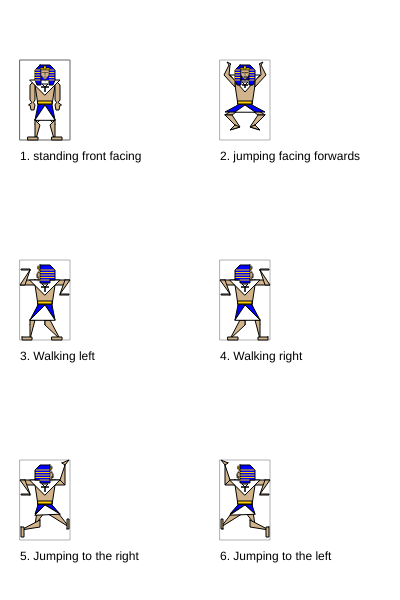
Frame 1 (no input)
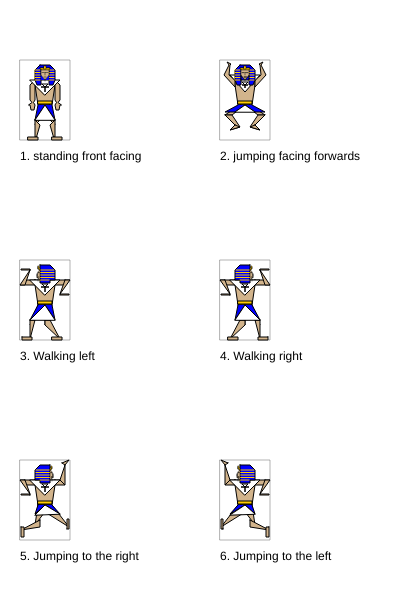
Frame 60 (no input)
Frame 120 (the mouse pressed at the canvas centre since frame 60): identical to frame 60, image omitted

The p5.js sketch that drew these frames (run headless with seeded random() and noise() and a simulated clock; from frame 60 on, the mouse is pressed at the canvas centre):

// p5.js sketch
// ── sketch.js
/*

The Game Project

2 - Game character

Use p5 drawing functions such as rect, ellipse, line, triangle and
point to draw the different states of your game character.

Write the code so that your character appears inside the box for each
state.

IMPORTANT: For each box the variables gameChar_x & gameChar_y are set to the bottom
center of the box. You must combine these variables with arithmetic to
determine the position of each shape that you draw. This will later allow
you to adjust the position of your game character.

Each state is worth two marks:

//standing front facing = 2
//jumping facing forwards = 2
//walking left = 2
//walking right = 2
//jumping left and jumping right = 2

0 marks = not a reasonable attempt
1 mark = attempted but it lacks detail and you didn't use gameChar_x and gameChar_y correctly
2 marks = you've used a selction of shape functions and made consistent use of gameChar_x and gameChar_y

WARNING: Do not get too carried away. If you're character takes more than 5 lines
of code to draw then you've probably over done it.

** Only submit your sketch.js **

*/

var gameChar_x = 0;
var gameChar_y = 0;
var char

function setup()
{
	createCanvas(400, 600);
    char = {col_skin: [210, 180, 140],
            col_cloth_1:[0, 0, 255],
            col_cloth_2:[255, 255, 255],
            col_accessories:[255, 204, 0]};
}

function draw()
{
	background(255);

	//Standing, facing frontwards

	stroke(100);
	noFill();
	rect(20, 60, 50, 80);
	noStroke();
	fill(0);
	text("1. standing front facing", 20, 160);

	gameChar_x = 45;
	gameChar_y = 137;
	
    
    //Add your code here ...
    
    //--------------------------STAND_FRONT_START----------------------------
    
    //!---------STAND_FRONT_TORSO----------
    
    push();
    fill(char.col_skin);
    stroke(0);
    strokeWeight(1);
    
    beginShape();
        vertex(gameChar_x - 10, gameChar_y - 57);
        vertex(gameChar_x - 10, gameChar_y - 52);
        vertex(gameChar_x - 7, gameChar_y - 32);
        vertex(gameChar_x + 7, gameChar_y - 32);
        vertex(gameChar_x + 10, gameChar_y - 52);
        vertex(gameChar_x + 10, gameChar_y - 57); 
    endShape(CLOSE); 
    pop();
    
    
    
    //!--------STAND_FRONT_HANDS---------
    
    //----------STAND_FRONT_LeftHand----------
    
    push();
    fill(char.col_skin);
    stroke(0);
    strokeWeight(1);
    
    beginShape();
        vertex(gameChar_x - 10, gameChar_y - 57);
        vertex(gameChar_x - 10, gameChar_y - 37);
        vertex(gameChar_x - 10 - 1.5, gameChar_y - 37 + 2.5);
        vertex(gameChar_x - 10, gameChar_y - 37 + 5);
        vertex(gameChar_x - 10 - 1, gameChar_y - 27);
        vertex(gameChar_x - 15 + 1, gameChar_y - 27);
        vertex(gameChar_x - 15, gameChar_y - 37 + 5);
        vertex(gameChar_x - 15 - 1.5, gameChar_y - 37 + 5);
        vertex(gameChar_x - 15 + 2, gameChar_y - 37 + 2.5);
        vertex(gameChar_x - 15, gameChar_y - 37);
        vertex(gameChar_x - 15, gameChar_y - 52);
    endShape(CLOSE);
    
    //----------STAND_FRONT_RightHand----------
    
    beginShape();
        vertex(gameChar_x + 10, gameChar_y - 57);
        vertex(gameChar_x + 10, gameChar_y - 37);
        vertex(gameChar_x + 10 + 1.5, gameChar_y - 37 + 2.5);
        vertex(gameChar_x + 10, gameChar_y - 37 + 5);
        vertex(gameChar_x + 10 + 1, gameChar_y - 27);
        vertex(gameChar_x + 15 - 1, gameChar_y - 27);
        vertex(gameChar_x + 15, gameChar_y - 37 + 5);
        vertex(gameChar_x + 15 + 1.5, gameChar_y - 37 + 5);
        vertex(gameChar_x + 15 - 2, gameChar_y - 37 + 2.5);
        vertex(gameChar_x + 15, gameChar_y - 37);
        vertex(gameChar_x + 15, gameChar_y - 52);
    endShape(CLOSE);
    
    pop();
    
    
    
    //!---------STAND_FRONT_LEGS----------
    
    //----------STAND_FRONT_LeftThigh----------
    
    push();
    fill(char.col_skin);
    stroke(0);
    strokeWeight(1);
    
    beginShape();
        vertex(gameChar_x - 5, gameChar_y - 32);
        vertex(gameChar_x - 10, gameChar_y - 12);
        vertex(gameChar_x - 5, gameChar_y - 17);
        vertex(gameChar_x, gameChar_y - 32);
    endShape(CLOSE);
    
    //----------STAND_FRONT_LeftShin----------
    
    beginShape();
        vertex(gameChar_x - 10, gameChar_y - 17);
        vertex(gameChar_x - 10 + 5, gameChar_y - 17 + 5);
        vertex(gameChar_x - 10 + 1.5, gameChar_y);
        vertex(gameChar_x - 10, gameChar_y);
    endShape(CLOSE);
    
    //----------STAND_FRONT_LeftFeet----------
    
    rect(gameChar_x - 10 - 7, gameChar_y, 10,3);
    
    //----------STAND_FRONT_RightThigh----------
    
    beginShape();
        vertex(gameChar_x + 5, gameChar_y - 32);
        vertex(gameChar_x + 10, gameChar_y - 12);
        vertex(gameChar_x + 5, gameChar_y - 17);
        vertex(gameChar_x, gameChar_y - 32);
    endShape(CLOSE);
    
    //----------STAND_FRONT_RightShin----------
    
    beginShape();
        vertex(gameChar_x + 10, gameChar_y - 17);
        vertex(gameChar_x + 10 - 5, gameChar_y - 17 + 5);
        vertex(gameChar_x + 10 - 1.5, gameChar_y);
        vertex(gameChar_x + 10, gameChar_y);
    endShape(CLOSE);
    
    //----------STAND_FRONT_RightFeet----------
    
    rect(gameChar_x + 10 - 3, gameChar_y, 10,3);
    
    pop();
    
    
    
    //!---------STAND_FRONT_CLOTHES----------
    
    //----------STAND_FRONT_Chestpiece----------
    
    push();
    stroke(0);
    strokeWeight(1);
    fill(char.col_cloth_2);
    triangle(gameChar_x - 15, gameChar_y - 57,
                gameChar_x + 15, gameChar_y - 57,
                    gameChar_x, gameChar_y - 42);
    
    strokeWeight(1);
    stroke('Black');
    beginShape();
        vertex(gameChar_x - 3, gameChar_y - 53);
        vertex(gameChar_x + 3, gameChar_y - 53);
        vertex(gameChar_x, gameChar_y - 50);
        vertex(gameChar_x - 4, gameChar_y - 50);
        vertex(gameChar_x + 4, gameChar_y - 50);
        vertex(gameChar_x, gameChar_y - 50);
        vertex(gameChar_x, gameChar_y - 45)
        vertex(gameChar_x, gameChar_y - 50);
        vertex(gameChar_x - 3, gameChar_y - 53);
    endShape();
    
    pop();
    
    //----------STAND_FRONT_Skirt----------
    
    push()
    stroke(0);
    strokeWeight(1);
    fill(char.col_cloth_1);
    
    beginShape();
        vertex(gameChar_x - 7, gameChar_y - 32);
        vertex(gameChar_x - 10, gameChar_y - 17);
        vertex(gameChar_x, gameChar_y - 32);
        vertex(gameChar_x + 10, gameChar_y - 17);
        vertex(gameChar_x + 7, gameChar_y - 32);
    endShape();
    
    fill(char.col_cloth_2);
    triangle(gameChar_x - 10, gameChar_y - 17,
                gameChar_x, gameChar_y - 32,
                    gameChar_x + 10, gameChar_y - 17);
    
    pop();
    
    //----------STAND_FRONT_Belt-----------
    
    push();
    stroke(0);
    strokeWeight(1);
    fill(char.col_accessories);
    rect(gameChar_x - 7, gameChar_y - 36, 14, 3);
    pop();
    
    
    
    //!---------STAND_FRONT_HEAD----------
    
    //----------STAND_FRONT_Headress---------- 
    
    push();
    fill(char.col_cloth_1);
    stroke(0);
    strokeWeight(1);
    
    beginShape();
        vertex(gameChar_x - 5, gameChar_y - 72);
        vertex(gameChar_x - 10, gameChar_y - 67);
        vertex(gameChar_x - 10, gameChar_y - 57);
        vertex(gameChar_x - 10 + 2, gameChar_y - 52);
        vertex(gameChar_x - 5 + 1, gameChar_y - 52);
        vertex(gameChar_x - 5 + 1, gameChar_y - 57);
        vertex(gameChar_x - 5 + 1, gameChar_y - 67);
        vertex(gameChar_x - 5 + 1 - 1, gameChar_y - 67 - 2);
        vertex(gameChar_x + 5 - 1 + 1, gameChar_y - 67 - 2);
        vertex(gameChar_x + 5 - 1, gameChar_y - 67);
        vertex(gameChar_x + 5 - 1, gameChar_y - 57);
        vertex(gameChar_x + 5 - 1, gameChar_y - 52);
        vertex(gameChar_x + 10 - 2, gameChar_y - 52);
        vertex(gameChar_x + 10, gameChar_y - 57);
        vertex(gameChar_x + 10, gameChar_y - 67);
        vertex(gameChar_x + 5, gameChar_y - 72);
    endShape(CLOSE);
    pop();
    
    push();
    stroke(char.col_accessories);
    strokeWeight(1);
    line(gameChar_x - 10, gameChar_y - 67, 
            gameChar_x - 5, gameChar_y - 67);
    line(gameChar_x - 10, gameChar_y - 67 + 2.5, 
            gameChar_x - 5, gameChar_y - 67 + 2.5);
    line(gameChar_x - 10, gameChar_y - 67 + 5, 
            gameChar_x - 5, gameChar_y - 67 + 5);
    line(gameChar_x - 10, gameChar_y - 67 + 7.5, 
            gameChar_x - 5, gameChar_y - 67 + 7.5);
    line(gameChar_x - 10, gameChar_y - 67 + 10, 
            gameChar_x - 5, gameChar_y - 67 + 10);
    
    line(gameChar_x + 10 - 1, gameChar_y - 67, 
            gameChar_x + 5 - 1, gameChar_y - 67);
    line(gameChar_x + 10 - 1, gameChar_y - 67 + 2.5, 
            gameChar_x + 5 - 1, gameChar_y - 67 + 2.5);
    line(gameChar_x + 10 - 1, gameChar_y - 67 + 5, 
            gameChar_x + 5 - 1, gameChar_y - 67 + 5);
    line(gameChar_x + 10 - 1, gameChar_y - 67 + 7.5, 
            gameChar_x + 5 - 1, gameChar_y - 67 + 7.5);
    line(gameChar_x + 10 - 1, gameChar_y - 67 + 10, 
            gameChar_x + 5 - 1, gameChar_y - 67 + 10);
    pop();
    
    //----------STAND_FRONT_Backside (darker tone)----------
    
    fill(char.col_cloth_1);
    strokeWeight(1);
    beginShape();
        vertex(gameChar_x - 5 + 1, gameChar_y - 57);
        vertex(gameChar_x - 5 + 1, gameChar_y - 62);
        vertex(gameChar_x, gameChar_y - 57);
        vertex(gameChar_x + 5 - 1, gameChar_y - 62);
        vertex(gameChar_x + 5 - 1, gameChar_y - 57); 
    endShape(CLOSE);
    
    //----------STAND_FRONT_Crown----------
    
    push()
    fill(char.col_accessories);
    stroke(0);
    strokeWeight(0.5);
    
    beginShape();
        vertex(gameChar_x - 5 + 1 - 1, gameChar_y - 67 - 2);
        vertex(gameChar_x - 5 + 1, gameChar_y - 67);
        vertex(gameChar_x + 5 - 1, gameChar_y - 67);
        vertex(gameChar_x + 5 - 1 + 1, gameChar_y - 67 - 2);
    endShape(CLOSE);
    
    //----------STAND_FRONT_Emblem----------
    
    rect(gameChar_x - 1,
         gameChar_y - 67 - 2 - 2,
         2,
         3);
    

    
    //----------STAND_FRONT_Face----------
    
    push();
    fill(char.col_skin);
    stroke(0);
    strokeWeight(0.5);
    
    beginShape();
        vertex(gameChar_x - 5 + 1,
               gameChar_y - 67);
        vertex(gameChar_x - 5 + 1,
               gameChar_y - 62);
        vertex(gameChar_x,
               gameChar_y - 57);
        vertex(gameChar_x + 5 - 1,
               gameChar_y - 62);
        vertex(gameChar_x + 5 - 1,
               gameChar_y - 67);
    endShape(CLOSE);
    
    //----------STAND_FRONT_Eyes----------
    
    line(gameChar_x - 3,
         gameChar_y - 67 + 2.5,
         gameChar_x - 1,
         gameChar_y - 67 + 2.5);
    line(gameChar_x + 3,
         gameChar_y - 67 + 2.5,
         gameChar_x,
         gameChar_y - 67 + 2.5); 
    
    //----------STAND_FRONT_Nouse + Mouth----------
    
    line(gameChar_x,
         gameChar_y - 67 + 2.5, 
         gameChar_x,
         gameChar_y - 62);
    line(gameChar_x - 1,
         gameChar_y - 60,
         gameChar_x + 1,
         gameChar_y - 60);

    //----------STAND_FRONT_Beard----------
    
    strokeWeight(0.5);
    line(gameChar_x, gameChar_y - 58,
            gameChar_x, gameChar_y - 56);

    
    
    //--------------------------STAND_FRONT_END------------------------------
    
	//Jumping facing forwards
	stroke(100);
	noFill();
	rect(220, 60, 50, 80);
	noStroke();
	fill(0);
	text("2. jumping facing forwards", 220, 160);

	gameChar_x = 245;
	gameChar_y = 137;
	//Add your code here ...
    
    //--------------------------JUMP_FRONT_START-----------------------------

    //!---------JUMP_FRONT_TORSO----------
    
    push();
    fill(char.col_skin);
    stroke(0);
    strokeWeight(1);
    
    beginShape();
        vertex(gameChar_x - 10, gameChar_y - 57);
        vertex(gameChar_x - 10, gameChar_y - 52);
        vertex(gameChar_x - 7, gameChar_y - 32);
        vertex(gameChar_x + 7, gameChar_y - 32);
        vertex(gameChar_x + 10, gameChar_y - 52);
        vertex(gameChar_x + 10, gameChar_y - 57); 
    endShape(CLOSE); 
    pop();
    
    
    
    //!--------JUMP_FRONT_HANDS---------
    
    //----------JUMP_FRONT_LeftHand----------
    
    push();
    fill(char.col_skin);
    stroke(0);
    strokeWeight(1);
    
    beginShape();
        vertex(gameChar_x - 10, gameChar_y - 57);
        vertex(gameChar_x - 10, gameChar_y - 50);
        vertex(gameChar_x - 21, gameChar_y - 62);
        vertex(gameChar_x - 16, gameChar_y - 72);
        vertex(gameChar_x - 18, gameChar_y - 75);
        vertex(gameChar_x - 16, gameChar_y - 74);
        vertex(gameChar_x - 14, gameChar_y - 73);
        vertex(gameChar_x - 15, gameChar_y - 72);
        vertex(gameChar_x - 16, gameChar_y - 62);
    endShape(CLOSE);
    
    //----------JUMP_FRONT_RightHand----------
    
    beginShape();
        vertex(gameChar_x + 10, gameChar_y - 57);
        vertex(gameChar_x + 10, gameChar_y - 50);
        vertex(gameChar_x + 21, gameChar_y - 62);
        vertex(gameChar_x + 16, gameChar_y - 72);
        vertex(gameChar_x + 18, gameChar_y - 75);
        vertex(gameChar_x + 16, gameChar_y - 74);
        vertex(gameChar_x + 14, gameChar_y - 73);
        vertex(gameChar_x + 15, gameChar_y - 72);
        vertex(gameChar_x + 16, gameChar_y - 62);
    endShape(CLOSE);
    
    pop();
    
    
    
    //!---------JUMP_FRONT_LEGS----------
    
    //----------JUMP_FRONT_LeftThigh----------
    
    push();
    fill(char.col_skin);
    stroke(0);
    strokeWeight(1);
    
    beginShape();
        vertex(gameChar_x - 5, gameChar_y - 32);
        vertex(gameChar_x - 20, gameChar_y - 22);
        vertex(gameChar_x - 13, gameChar_y - 22);
        vertex(gameChar_x, gameChar_y - 32);
    endShape(CLOSE);
    
    //----------JUMP_FRONT_LeftShin----------
    
    beginShape();
        vertex(gameChar_x - 20, gameChar_y - 22);
        vertex(gameChar_x - 10, gameChar_y - 12);
        vertex(gameChar_x - 15, gameChar_y - 7);
        vertex(gameChar_x - 5, gameChar_y - 10);
        vertex(gameChar_x - 13, gameChar_y - 22);
    endShape(CLOSE);
    
    //----------JUMP_FRONT_LeftFeet----------
    
    beginShape();
        vertex(gameChar_x - 10, gameChar_y - 12);
        vertex(gameChar_x - 15, gameChar_y - 7);
        vertex(gameChar_x - 5, gameChar_y - 10);
    endShape(CLOSE);
    
    //----------JUMP_FRONT_RightThigh----------
       
    push();
    fill(char.col_skin);
    stroke(0);
    strokeWeight(1);
    
    beginShape();
        vertex(gameChar_x + 5, gameChar_y - 32);
        vertex(gameChar_x + 20, gameChar_y - 22);
        vertex(gameChar_x + 13, gameChar_y - 22);
        vertex(gameChar_x, gameChar_y - 32);
    endShape(CLOSE);
    
    //----------JUMP_FRONT_LeftShin----------
    
    beginShape();
        vertex(gameChar_x + 20, gameChar_y - 22);
        vertex(gameChar_x + 10, gameChar_y - 12);
        vertex(gameChar_x + 15, gameChar_y - 7);
        vertex(gameChar_x + 5, gameChar_y - 10);
        vertex(gameChar_x + 13, gameChar_y - 22);
    endShape(CLOSE);
    
    //----------JUMP_FRONT_LeftFeet----------
    
    beginShape();
        vertex(gameChar_x + 10, gameChar_y - 12);
        vertex(gameChar_x + 15, gameChar_y - 7);
        vertex(gameChar_x + 5, gameChar_y - 10);
    endShape(CLOSE);
    
    pop();
    
    
    
    //!---------JUMP_FRONT_CLOTHES----------
    
    //----------JUMP_FRONT_Chestpiece----------
    
    push();
    stroke(0);
    strokeWeight(1);
    fill(char.col_cloth_2);

    beginShape();
        vertex(gameChar_x - 15, gameChar_y - 62);
        vertex(gameChar_x, gameChar_y - 45);
        vertex(gameChar_x + 15, gameChar_y - 62);
    endShape(CLOSE);
    
    strokeWeight(1);
    stroke('Black');
    beginShape();
        vertex(gameChar_x - 3, gameChar_y - 53 - 2);
        vertex(gameChar_x + 3, gameChar_y - 53 - 2);
        vertex(gameChar_x, gameChar_y - 50 - 2);
        vertex(gameChar_x - 3, gameChar_y - 50 - 2);
        vertex(gameChar_x + 3, gameChar_y - 50 - 2);
        vertex(gameChar_x, gameChar_y - 50 - 2);
        vertex(gameChar_x, gameChar_y - 45 - 4)
        vertex(gameChar_x, gameChar_y - 50 - 2);
        vertex(gameChar_x - 3, gameChar_y - 53 - 2);
    endShape();
    
    pop();
    
    //----------JUMP_FRONT_Skirt----------
    
    push()
    stroke(0);
    strokeWeight(1);
    fill(char.col_cloth_1);
    
    beginShape();
        vertex(gameChar_x - 7, gameChar_y - 32);
        vertex(gameChar_x - 20, gameChar_y - 25);
        vertex(gameChar_x - 10, gameChar_y - 25);
        vertex(gameChar_x, gameChar_y - 32);
        vertex(gameChar_x + 10, gameChar_y - 25);
        vertex(gameChar_x + 20, gameChar_y - 25);
        vertex(gameChar_x + 7, gameChar_y - 32);
    endShape();
    
    fill(char.col_cloth_2);
    triangle(gameChar_x - 10, gameChar_y - 25,
                gameChar_x, gameChar_y - 32,
                    gameChar_x + 10, gameChar_y - 25);
    
    pop();
    
    //----------JUMP_FRONT_Belt-----------
    
    push();
    stroke(0);
    strokeWeight(1);
    fill(char.col_accessories);
    rect(gameChar_x - 7, gameChar_y - 36, 14, 3);
    pop();
    
    
    
    //!---------JUMP_FRONT_HEAD----------
    
    //----------JUMP_FRONT_Headress---------- 
    
    push();
    fill(char.col_cloth_1);
    stroke(0);
    strokeWeight(1);
    
    beginShape();
        vertex(gameChar_x - 5, gameChar_y - 72);
        vertex(gameChar_x - 10, gameChar_y - 67);
        vertex(gameChar_x - 10, gameChar_y - 57);
        vertex(gameChar_x - 10 + 2, gameChar_y - 52);
        vertex(gameChar_x - 5 + 1, gameChar_y - 52);
        vertex(gameChar_x - 5 + 1, gameChar_y - 57);
        vertex(gameChar_x - 5 + 1, gameChar_y - 67);
        vertex(gameChar_x - 5 + 1 - 1, gameChar_y - 67 - 2);
        vertex(gameChar_x + 5 - 1 + 1, gameChar_y - 67 - 2);
        vertex(gameChar_x + 5 - 1, gameChar_y - 67);
        vertex(gameChar_x + 5 - 1, gameChar_y - 57);
        vertex(gameChar_x + 5 - 1, gameChar_y - 52);
        vertex(gameChar_x + 10 - 2, gameChar_y - 52);
        vertex(gameChar_x + 10, gameChar_y - 57);
        vertex(gameChar_x + 10, gameChar_y - 67);
        vertex(gameChar_x + 5, gameChar_y - 72);
    endShape(CLOSE);
    pop();
    
    push();
    stroke(char.col_accessories);
    strokeWeight(1);
    line(gameChar_x - 10, gameChar_y - 67, 
            gameChar_x - 5, gameChar_y - 67);
    line(gameChar_x - 10, gameChar_y - 67 + 2.5, 
            gameChar_x - 5, gameChar_y - 67 + 2.5);
    line(gameChar_x - 10, gameChar_y - 67 + 5, 
            gameChar_x - 5, gameChar_y - 67 + 5);
    line(gameChar_x - 10, gameChar_y - 67 + 7.5, 
            gameChar_x - 5, gameChar_y - 67 + 7.5);
    line(gameChar_x - 10, gameChar_y - 67 + 10, 
            gameChar_x - 5, gameChar_y - 67 + 10);
    
    line(gameChar_x + 10 - 1, gameChar_y - 67, 
            gameChar_x + 5 - 1, gameChar_y - 67);
    line(gameChar_x + 10 - 1, gameChar_y - 67 + 2.5, 
            gameChar_x + 5 - 1, gameChar_y - 67 + 2.5);
    line(gameChar_x + 10 - 1, gameChar_y - 67 + 5, 
            gameChar_x + 5 - 1, gameChar_y - 67 + 5);
    line(gameChar_x + 10 - 1, gameChar_y - 67 + 7.5, 
            gameChar_x + 5 - 1, gameChar_y - 67 + 7.5);
    line(gameChar_x + 10 - 1, gameChar_y - 67 + 10, 
            gameChar_x + 5 - 1, gameChar_y - 67 + 10);
    pop();
    
    //----------JUMP_FRONT_Backside (darker tone)----------
    
    fill(char.col_cloth_1);
    strokeWeight(1);
    beginShape();
        vertex(gameChar_x - 5 + 1, gameChar_y - 57);
        vertex(gameChar_x - 5 + 1, gameChar_y - 62);
        vertex(gameChar_x, gameChar_y - 57);
        vertex(gameChar_x + 5 - 1, gameChar_y - 62);
        vertex(gameChar_x + 5 - 1, gameChar_y - 57); 
    endShape(CLOSE);
    
    //----------JUMP_FRONT_Crown----------
    
    push()
    fill(char.col_accessories);
    stroke(0);
    strokeWeight(0.5);
    
    beginShape();
        vertex(gameChar_x - 5 + 1 - 1, gameChar_y - 67 - 2);
        vertex(gameChar_x - 5 + 1, gameChar_y - 67);
        vertex(gameChar_x + 5 - 1, gameChar_y - 67);
        vertex(gameChar_x + 5 - 1 + 1, gameChar_y - 67 - 2);
    endShape(CLOSE);
    
    //----------JUMP_FRONT_Emblem----------
    
    rect(gameChar_x-1, gameChar_y - 67 - 2 - 2, 2, 3);
    

    
    //----------JUMP_FRONT_Face----------
    
    push();
    fill(char.col_skin);
    stroke(0);
    strokeWeight(0.5);
    
    beginShape();
        vertex(gameChar_x - 5 + 1, gameChar_y - 67);
        vertex(gameChar_x - 5 + 1, gameChar_y - 62);
        vertex(gameChar_x, gameChar_y - 57);
        vertex(gameChar_x + 5 - 1, gameChar_y - 62);
        vertex(gameChar_x + 5 - 1, gameChar_y - 67);
    endShape(CLOSE);
    
    //----------JUMP_FRONT_Eyes----------
    
    line(gameChar_x - 3, gameChar_y - 67 + 2.5, 
            gameChar_x - 1, gameChar_y - 67 + 2.5);
    
    line(gameChar_x - 2, gameChar_y - 67 + 2.5, 
            gameChar_x - 2, gameChar_y - 67 + 3);
    
    line(gameChar_x + 3, gameChar_y - 67 + 2.5, 
            gameChar_x, gameChar_y - 67 + 2.5);
    
    line(gameChar_x + 2, gameChar_y - 67 + 2.5, 
            gameChar_x + 2, gameChar_y - 67 + 3);
    
    
    //----------JUMP_FRONT_Nouse + Mouth----------
    
    line(gameChar_x, gameChar_y - 67 + 2.5, 
            gameChar_x, gameChar_y - 62);
    ellipse(gameChar_x, gameChar_y - 60, 3, 1);

    //----------JUMP_FRONT_Beard----------
    
    strokeWeight(0.5);
    line(gameChar_x, gameChar_y - 58,
            gameChar_x, gameChar_y - 56);

    
    
    //--------------------------JUMP_FRONT_END-------------------------------
    
	//Walking, turned left
	stroke(100);
	noFill();
	rect(20, 260, 50, 80);
	noStroke();
	fill(0);
	text("3. Walking left", 20, 360);

	gameChar_x = 45;
	gameChar_y = 337;
	//Add your code here ...

    //--------------------------WALKNG_LEFT_START----------------------------
    
    //!---------WALKING_LEFT_TORSO----------
    
    push();
    fill(char.col_skin);
    stroke(0);
    strokeWeight(1);
    
    beginShape();
        vertex(gameChar_x - 10, gameChar_y - 57);
        vertex(gameChar_x - 10, gameChar_y - 52);
        vertex(gameChar_x - 7, gameChar_y - 32);
        vertex(gameChar_x + 7, gameChar_y - 32);
        vertex(gameChar_x + 10, gameChar_y - 52);
        vertex(gameChar_x + 10, gameChar_y - 57); 
    endShape(CLOSE); 
    pop();
    
    
    
    //!--------WALKING_LEFT_HANDS---------
    
    //----------WALKING_LEFT_LeftHand----------
    
    push();
    fill(char.col_skin);
    stroke(0);
    strokeWeight(1);
    
    beginShape();
        vertex(gameChar_x - 10, gameChar_y - 57);
        vertex(gameChar_x - 10, gameChar_y - 52);
        vertex(gameChar_x - 25, gameChar_y - 52);
        vertex(gameChar_x - 20, gameChar_y - 57);
    endShape(CLOSE);
    
    beginShape();
        vertex(gameChar_x - 15, gameChar_y - 67);
        vertex(gameChar_x - 20, gameChar_y - 52);
        vertex(gameChar_x - 25, gameChar_y - 52);
    endShape(CLOSE);
    
    beginShape();
        vertex(gameChar_x - 15, gameChar_y - 67);
        vertex(gameChar_x - 24, gameChar_y - 67);
        vertex(gameChar_x - 24, gameChar_y - 68);
        vertex(gameChar_x - 15, gameChar_y - 68);
    endShape(CLOSE);
    
    //----------WALKING_LEFT_RightHand----------
    
    beginShape();
        vertex(gameChar_x + 10, gameChar_y - 57);
        vertex(gameChar_x + 10, gameChar_y - 52);
        vertex(gameChar_x + 20, gameChar_y - 52);
        vertex(gameChar_x + 25, gameChar_y - 57);
    endShape(CLOSE);
    
    beginShape();
        vertex(gameChar_x + 20, gameChar_y - 57);
        vertex(gameChar_x + 15, gameChar_y - 43);
        vertex(gameChar_x + 25, gameChar_y - 57);
    endShape(CLOSE);
    
    beginShape();
        vertex(gameChar_x + 15, gameChar_y - 42);
        vertex(gameChar_x + 24, gameChar_y - 42);
        vertex(gameChar_x + 24, gameChar_y - 43);
        vertex(gameChar_x + 15, gameChar_y - 43);
    endShape(CLOSE);
    
    pop();
    
    
    
    //!---------WALKING_LEFT_LEGS----------
    
    //----------WALKING_LEFT_LeftThigh----------
    
    push();
    fill(char.col_skin);
    stroke(0);
    strokeWeight(1);
    
    beginShape();
        vertex(gameChar_x - 7, gameChar_y - 32);
        vertex(gameChar_x - 15, gameChar_y - 12);
        vertex(gameChar_x, gameChar_y - 32);
    endShape(CLOSE);
    
    //----------WALKING_LEFT_LeftShin----------
    
    beginShape();
        vertex(gameChar_x - 15, gameChar_y - 17);
        vertex(gameChar_x - 15, gameChar_y + 2);
        vertex(gameChar_x - 10, gameChar_y - 17);
    endShape(CLOSE);
    
    //----------WALKING_LEFT_LeftFeet----------
    
    beginShape();
        vertex(gameChar_x - 23, gameChar_y);
        vertex(gameChar_x - 23, gameChar_y + 3);
        vertex(gameChar_x - 13, gameChar_y + 3);
        vertex(gameChar_x - 13, gameChar_y);
    endShape(CLOSE);
    
    //----------WALKING_LEFT_RightThigh----------
    
    beginShape();
        vertex(gameChar_x, gameChar_y - 32);
        vertex(gameChar_x, gameChar_y - 12);
        vertex(gameChar_x + 7, gameChar_y - 32);
    endShape(CLOSE);
    
    //----------WALKING_LEFT_RightShin----------
    
    beginShape();
        vertex(gameChar_x, gameChar_y - 17);
        vertex(gameChar_x, gameChar_y - 12);
        vertex(gameChar_x + 15, gameChar_y + 2);
        vertex(gameChar_x + 5, gameChar_y - 17);
    endShape(CLOSE);
    
    //----------WALKING_LEFT_RightFeet----------
    
    rect(gameChar_x + 10 - 3, gameChar_y, 10,3);
    
    pop();
    
    
    
    //!---------WALKING_LEFT_CLOTHES----------
    
    //----------WALKING_LEFT_Chestpiece----------
    
    push();
    stroke(0);
    strokeWeight(1);
    fill(char.col_cloth_2);
    triangle(gameChar_x - 15, gameChar_y - 57,
                gameChar_x + 15, gameChar_y - 57,
                    gameChar_x, gameChar_y - 42);
    
    strokeWeight(1);
    stroke('Black');
    beginShape();
        vertex(gameChar_x - 3, gameChar_y - 53);
        vertex(gameChar_x + 3, gameChar_y - 53);
        vertex(gameChar_x, gameChar_y - 50);
        vertex(gameChar_x - 4, gameChar_y - 50);
        vertex(gameChar_x + 4, gameChar_y - 50);
        vertex(gameChar_x, gameChar_y - 50);
        vertex(gameChar_x, gameChar_y - 45)
        vertex(gameChar_x, gameChar_y - 50);
        vertex(gameChar_x - 3, gameChar_y - 53);
    endShape();
    
    pop();
    
    //----------WALKING_LEFT_Skirt----------
    
    push()
    stroke(0);
    strokeWeight(1);
    fill(char.col_cloth_1);
    
    beginShape();
        vertex(gameChar_x - 7, gameChar_y - 32);
        vertex(gameChar_x - 15, gameChar_y - 17);
        vertex(gameChar_x, gameChar_y - 32);
        vertex(gameChar_x + 10, gameChar_y - 17);
        vertex(gameChar_x + 7, gameChar_y - 32);
    endShape();
    
    fill(char.col_cloth_2);
    triangle(gameChar_x - 15, gameChar_y - 17,
                gameChar_x, gameChar_y - 32,
                    gameChar_x + 10, gameChar_y - 17);
    
    pop();
    
    //----------WALKING_LEFT_Belt-----------
    
    push();
    stroke(0);
    strokeWeight(1);
    fill(char.col_accessories);
    rect(gameChar_x - 7, gameChar_y - 36, 14, 3);
    pop();
    
    
    
    //!---------WALKING_LEFT_HEAD----------
    
    //----------WALKING_LEFT_Headress---------- 
    
    push();
    fill(char.col_cloth_1);
    stroke(0);
    strokeWeight(1);
    
    beginShape();
        vertex(gameChar_x - 5, gameChar_y - 72);
        vertex(gameChar_x - 5, gameChar_y - 54);
        vertex(gameChar_x + 5, gameChar_y - 54);
        vertex(gameChar_x + 5, gameChar_y - 57);
        vertex(gameChar_x + 10, gameChar_y - 57);
        vertex(gameChar_x + 10, gameChar_y - 67);
        vertex(gameChar_x + 5, gameChar_y - 72);
    endShape(CLOSE);
    pop();
    
    push();
    stroke(char.col_accessories);
    strokeWeight(1);
    line(gameChar_x - 5, gameChar_y - 67, 
            gameChar_x + 10 - 1, gameChar_y - 67);
    line(gameChar_x - 5, gameChar_y - 67 + 2.5, 
            gameChar_x + 10 - 1, gameChar_y - 67 + 2.5);
    line(gameChar_x - 5, gameChar_y - 67 + 5, 
            gameChar_x + 10 - 1, gameChar_y - 67 + 5);
    line(gameChar_x - 5, gameChar_y - 67 + 7.5, 
            gameChar_x + 10 - 1, gameChar_y - 67 + 7.5);
    line(gameChar_x - 5, gameChar_y - 67 + 10, 
            gameChar_x + 5 - 1, gameChar_y - 67 + 10);
    pop();
    

    //----------WALKING_LEFT_Emblem----------
    push()
    fill(char.col_accessories);
    stroke(0);
    strokeWeight(0.5);
        
    rect(gameChar_x - 5 - 2, gameChar_y - 67 - 2 - 2, 1, 3);
    
    //----------WALKING_LEFT_Crown----------
    
    beginShape();
        vertex(gameChar_x - 5 - 2, gameChar_y - 67 - 2);
        vertex(gameChar_x - 5 - 1, gameChar_y - 67);
        vertex(gameChar_x - 5, gameChar_y - 67);
        vertex(gameChar_x - 5, gameChar_y - 67 - 2);
    endShape(CLOSE);
    


    //----------WALKING_LEFT_Face----------
    
    push();
    fill(char.col_skin);
    stroke(0);
    strokeWeight(0.5);
    
    beginShape();
        vertex(gameChar_x - 5 , gameChar_y - 67);
        bezierVertex(gameChar_x - 5 - 3, gameChar_y - 67,
                        gameChar_x - 5 - 3, gameChar_y - 57,
                            gameChar_x - 5 - 3, gameChar_y - 62);
        bezierVertex(gameChar_x - 5 - 3, gameChar_y - 67,
                        gameChar_x - 5 - 3, gameChar_y - 57,
                            gameChar_x - 5 - 3, gameChar_y - 60);
        vertex(gameChar_x - 5, gameChar_y - 57);

    endShape(CLOSE);
    
    //----------WALKING_LEFT_Eyes----------
    
    line(gameChar_x - 5 -  2, gameChar_y - 67 + 2.5, 
            gameChar_x - 5 - 1, gameChar_y - 67 + 2.5);
    line(gameChar_x - 5 -  1, gameChar_y - 67 + 2.5, 
            gameChar_x - 5 - 1, gameChar_y - 67 + 3);
    
    //----------WALKING_LEFT_Nouse + Mouth----------
    
    line(gameChar_x - 5 - 3, gameChar_y - 60, 
            gameChar_x - 5 - 1, gameChar_y - 60);

    //----------WALKING_LEFT_Beard----------
    
    strokeWeight(0.5);
    line(gameChar_x - 5 - 2, gameChar_y - 60,
            gameChar_x - 5 - 2, gameChar_y - 56);

    
    
    //--------------------------WALKNG_LEFT_END------------------------------
    
	//Walking, turned right
	stroke(100);
	noFill();
	rect(220, 260, 50, 80);
	noStroke();
	fill(0);
	text("4. Walking right", 220, 360);

	gameChar_x = 245;
	gameChar_y = 337;
	//Add your code here ...

    //--------------------------WALKNG_RIGHT_START---------------------------
    
    //!---------WALKING_RIGHT_TORSO----------
    
    push();
    fill(char.col_skin);
    stroke(0);
    strokeWeight(1);
    
    beginShape();
        vertex(gameChar_x - 10, gameChar_y - 57);
        vertex(gameChar_x - 10, gameChar_y - 52);
        vertex(gameChar_x - 7, gameChar_y - 32);
        vertex(gameChar_x + 7, gameChar_y - 32);
        vertex(gameChar_x + 10, gameChar_y - 52);
        vertex(gameChar_x + 10, gameChar_y - 57); 
    endShape(CLOSE); 
    pop();
    
    
    
    //!--------WALKING_RIGHT_HANDS---------
    
    //----------WALKING_RIGHT_RightHand----------
    
    push();
    fill(char.col_skin);
    stroke(0);
    strokeWeight(1);
    
    beginShape();
        vertex(gameChar_x + 10, gameChar_y - 57);
        vertex(gameChar_x + 10, gameChar_y - 52);
        vertex(gameChar_x + 25, gameChar_y - 52);
        vertex(gameChar_x + 20, gameChar_y - 57);
    endShape(CLOSE);
    
    beginShape();
        vertex(gameChar_x + 15, gameChar_y - 67);
        vertex(gameChar_x + 20, gameChar_y - 52);
        vertex(gameChar_x + 25, gameChar_y - 52);
    endShape(CLOSE);
    
    beginShape();
        vertex(gameChar_x + 15, gameChar_y - 67);
        vertex(gameChar_x + 24, gameChar_y - 67);
        vertex(gameChar_x + 24, gameChar_y - 68);
        vertex(gameChar_x + 15, gameChar_y - 68);
    endShape(CLOSE);
    
    //----------WALKING_RIGHT_LeftHand----------
    
    beginShape();
        vertex(gameChar_x - 10, gameChar_y - 57);
        vertex(gameChar_x - 10, gameChar_y - 52);
        vertex(gameChar_x - 20, gameChar_y - 52);
        vertex(gameChar_x - 25, gameChar_y - 57);
    endShape(CLOSE);
    
    beginShape();
        vertex(gameChar_x - 20, gameChar_y - 57);
        vertex(gameChar_x - 15, gameChar_y - 43);
        vertex(gameChar_x - 25, gameChar_y - 57);
    endShape(CLOSE);
    
    beginShape();
        vertex(gameChar_x - 15, gameChar_y - 42);
        vertex(gameChar_x - 24, gameChar_y - 42);
        vertex(gameChar_x - 24, gameChar_y - 43);
        vertex(gameChar_x - 15, gameChar_y - 43);
    endShape(CLOSE);
    
    pop();
    
    
    
    //!---------WALKING_RIGHT_LEGS----------
    
    //----------WALKING_RIGHT_RightThigh----------
    
    push();
    fill(char.col_skin);
    stroke(0);
    strokeWeight(1);
    
    beginShape();
        vertex(gameChar_x + 7, gameChar_y - 32);
        vertex(gameChar_x + 15, gameChar_y - 12);
        vertex(gameChar_x, gameChar_y - 32);
    endShape(CLOSE);
    
    //----------WALKING_RIGHT_RightShin----------
    
    beginShape();
        vertex(gameChar_x + 15, gameChar_y - 17);
        vertex(gameChar_x + 15, gameChar_y + 2);
        vertex(gameChar_x + 10, gameChar_y - 17);
    endShape(CLOSE);
    
    //----------WALKING_RIGHT_RightFeet----------
    
    beginShape();
        vertex(gameChar_x + 23, gameChar_y);
        vertex(gameChar_x + 23, gameChar_y + 3);
        vertex(gameChar_x + 13, gameChar_y + 3);
        vertex(gameChar_x + 13, gameChar_y);
    endShape(CLOSE);
    
    //----------WALKING_RIGHT_LeftThigh----------
    
    beginShape();
        vertex(gameChar_x, gameChar_y - 32);
        vertex(gameChar_x, gameChar_y - 12);
        vertex(gameChar_x - 7, gameChar_y - 32);
    endShape(CLOSE);
    
    //----------WALKING_RIGHT_LeftShin----------
    
    beginShape();
        vertex(gameChar_x, gameChar_y - 17);
        vertex(gameChar_x, gameChar_y - 12);
        vertex(gameChar_x - 15, gameChar_y + 2);
        vertex(gameChar_x - 5, gameChar_y - 17);
    endShape(CLOSE);
    
    //----------WALKING_RIGHT_LeftFeet----------
    
    rect(gameChar_x - 20 + 3, gameChar_y, 10,3);
    
    pop();
    
    
    
    //!---------WALKING_RIGHT_CLOTHES----------
    
    //----------WALKING_RIGHT_Chestpiece----------
    
    push();
    stroke(0);
    strokeWeight(1);
    fill(char.col_cloth_2);
    triangle(gameChar_x - 15, gameChar_y - 57,
                gameChar_x + 15, gameChar_y - 57,
                    gameChar_x, gameChar_y - 42);
    
    strokeWeight(1);
    stroke('Black');
    beginShape();
        vertex(gameChar_x - 3, gameChar_y - 53);
        vertex(gameChar_x + 3, gameChar_y - 53);
        vertex(gameChar_x, gameChar_y - 50);
        vertex(gameChar_x - 4, gameChar_y - 50);
        vertex(gameChar_x + 4, gameChar_y - 50);
        vertex(gameChar_x, gameChar_y - 50);
        vertex(gameChar_x, gameChar_y - 45)
        vertex(gameChar_x, gameChar_y - 50);
        vertex(gameChar_x - 3, gameChar_y - 53);
    endShape();
    
    pop();
    
    //----------WALKING_RIGHT_Skirt----------
    
    push()
    stroke(0);
    strokeWeight(1);
    fill(char.col_cloth_1);
    
    beginShape();
        vertex(gameChar_x - 7, gameChar_y - 32);
        vertex(gameChar_x - 10, gameChar_y - 17);
        vertex(gameChar_x, gameChar_y - 32);
        vertex(gameChar_x + 15, gameChar_y - 17);
        vertex(gameChar_x + 7, gameChar_y - 32);
    endShape();
    
    fill(char.col_cloth_2);
    triangle(gameChar_x - 10, gameChar_y - 17,
                gameChar_x, gameChar_y - 32,
                    gameChar_x + 15, gameChar_y - 17);
    
    pop();
    
    //----------WALKING_RIGHT_Belt-----------
    
    push();
    stroke(0);
    strokeWeight(1);
    fill(char.col_accessories);
    rect(gameChar_x - 7, gameChar_y - 36, 14, 3);
    pop();
    
    
    
    //!---------WALKING_RIGHT_HEAD----------
    
    //----------WALKING_RIGHT_Headress---------- 
    
    push();
    fill(char.col_cloth_1);
    stroke(0);
    strokeWeight(1);
    
    beginShape();
        vertex(gameChar_x + 5, gameChar_y - 72);
        vertex(gameChar_x + 5, gameChar_y - 54);
        vertex(gameChar_x - 5, gameChar_y - 54);
        vertex(gameChar_x - 5, gameChar_y - 57);
        vertex(gameChar_x - 10, gameChar_y - 57);
        vertex(gameChar_x - 10, gameChar_y - 67);
        vertex(gameChar_x - 5, gameChar_y - 72);
    endShape(CLOSE);
    pop();
    
    push();
    stroke(char.col_accessories);
    strokeWeight(1);
    line(gameChar_x + 5, gameChar_y - 67, 
            gameChar_x - 10 + 1, gameChar_y - 67);
    line(gameChar_x + 5, gameChar_y - 67 + 2.5, 
            gameChar_x - 10 + 1, gameChar_y - 67 + 2.5);
    line(gameChar_x + 5, gameChar_y - 67 + 5, 
            gameChar_x - 10 + 1, gameChar_y - 67 + 5);
    line(gameChar_x + 5, gameChar_y - 67 + 7.5, 
            gameChar_x - 10 + 1, gameChar_y - 67 + 7.5);
    line(gameChar_x + 4, gameChar_y - 67 + 10, 
            gameChar_x - 5, gameChar_y - 67 + 10);
    pop();
    

    //----------WALKING_RIGHT_Emblem----------
    push()
    fill(char.col_accessories);
    stroke(0);
    strokeWeight(0.5);
        
    rect(gameChar_x + 5 + 1, gameChar_y - 67 - 2 - 2, 1, 3);
    
    //----------WALKING_RIGHT_Crown----------
    
    beginShape();
        vertex(gameChar_x + 5 + 2, gameChar_y - 67 - 2);
        vertex(gameChar_x + 5 + 1, gameChar_y - 67);
        vertex(gameChar_x + 5, gameChar_y - 67);
        vertex(gameChar_x + 5, gameChar_y - 67 - 2);
    endShape(CLOSE);
    


    //----------WALKING_RIGHT_Face----------
    
    push();
    fill(char.col_skin);
    stroke(0);
    strokeWeight(0.5);
    
    beginShape();
        vertex(gameChar_x + 5 , gameChar_y - 67);
        bezierVertex(gameChar_x + 5 + 3, gameChar_y - 67,
                        gameChar_x + 5 + 3, gameChar_y - 57,
                            gameChar_x + 5 + 3, gameChar_y - 62);
        bezierVertex(gameChar_x + 5 + 3, gameChar_y - 67,
                        gameChar_x + 5 + 3, gameChar_y - 57,
                            gameChar_x + 5 + 3, gameChar_y - 60);
        vertex(gameChar_x + 5, gameChar_y - 57);

    endShape(CLOSE);
    
    //----------WALKING_RIGHT_Eyes----------
    
    line(gameChar_x + 5 +  2, gameChar_y - 67 + 2.5, 
            gameChar_x + 5 + 1, gameChar_y - 67 + 2.5);
    line(gameChar_x + 5 +  1, gameChar_y - 67 + 2.5, 
            gameChar_x + 5 + 1, gameChar_y - 67 + 3);
    
    //----------WALKING_RIGHT_Nouse + Mouth----------
    
    line(gameChar_x + 5 + 3, gameChar_y - 60, 
            gameChar_x + 5 + 1, gameChar_y - 60);

    //----------WALKING_RIGHT_Beard----------
    
    strokeWeight(0.5);
    line(gameChar_x + 5 + 2, gameChar_y - 60,
            gameChar_x + 5 + 2, gameChar_y - 56);

    
    
    //--------------------------WALKNG_RIGHT_END-----------------------------
    
	//Jumping right
	stroke(100);
	noFill();
	rect(20, 460, 50, 80);
	noStroke();
	fill(0);
	text("5. Jumping to the right", 20, 560);

	gameChar_x = 45;
	gameChar_y = 537;
	//Add your code here ...

    //--------------------------JUMPING_RIGHT_START--------------------------
    
    //!---------JUMPING_RIGHT_TORSO----------
    
    push();
    fill(char.col_skin);
    stroke(0);
    strokeWeight(1);
    
    beginShape();
        vertex(gameChar_x - 10, gameChar_y - 57);
        vertex(gameChar_x - 10, gameChar_y - 52);
        vertex(gameChar_x - 7, gameChar_y - 32);
        vertex(gameChar_x + 7, gameChar_y - 32);
        vertex(gameChar_x + 10, gameChar_y - 52);
        vertex(gameChar_x + 10, gameChar_y - 57); 
    endShape(CLOSE); 
    pop();
    
    
    
    //!--------JUMPING_RIGHT_HANDS---------
    
    //----------JUMPING_RIGHT_RightHand----------
    
    push();
    fill(char.col_skin);
    stroke(0);
    strokeWeight(1);
    
    beginShape();
        vertex(gameChar_x + 10, gameChar_y - 57);
        vertex(gameChar_x + 10, gameChar_y - 52);
        vertex(gameChar_x + 20, gameChar_y - 52);
        vertex(gameChar_x + 15, gameChar_y - 57);
    endShape(CLOSE);
    
    beginShape();
        vertex(gameChar_x + 20, gameChar_y - 72);
        vertex(gameChar_x + 15, gameChar_y - 57);
        vertex(gameChar_x + 20, gameChar_y - 52);
    endShape(CLOSE);
    
    beginShape();
        vertex(gameChar_x + 17, gameChar_y - 74);
        vertex(gameChar_x + 20, gameChar_y - 72);
        vertex(gameChar_x + 24, gameChar_y - 77);
    endShape(CLOSE);
    
    //----------JUMPING_RIGHT_LeftHand----------
    
    beginShape();
        vertex(gameChar_x - 10, gameChar_y - 57);
        vertex(gameChar_x - 10, gameChar_y - 52);
        vertex(gameChar_x - 20, gameChar_y - 52);
        vertex(gameChar_x - 25, gameChar_y - 57);
    endShape(CLOSE);
    
    beginShape();
        vertex(gameChar_x - 20, gameChar_y - 57);
        vertex(gameChar_x - 15, gameChar_y - 43);
        vertex(gameChar_x - 25, gameChar_y - 57);
    endShape(CLOSE);
    
    beginShape();
        vertex(gameChar_x - 15, gameChar_y - 42);
        vertex(gameChar_x - 24, gameChar_y - 42);
        vertex(gameChar_x - 24, gameChar_y - 43);
        vertex(gameChar_x - 15, gameChar_y - 43);
    endShape(CLOSE);
    
    pop();
    
    
    
    //!---------JUMPING_RIGHT_LEGS----------
    
    //----------JUMPING_RIGHT_RightThigh----------
    
    push();
    fill(char.col_skin);
    stroke(0);
    strokeWeight(1);
    
    beginShape();
        vertex(gameChar_x - 7, gameChar_y - 32);
        vertex(gameChar_x, gameChar_y - 25);
        vertex(gameChar_x + 24, gameChar_y - 10);
        vertex(gameChar_x + 7, gameChar_y - 32);
    endShape(CLOSE);
    
    
    //----------JUMPING_RIGHT_RightFeet----------
    
    beginShape();
        vertex(gameChar_x + 22, gameChar_y - 8);
        vertex(gameChar_x + 24, gameChar_y - 8);
        vertex(gameChar_x + 24, gameChar_y - 18);
        vertex(gameChar_x + 22, gameChar_y - 18);
    endShape(CLOSE);
    
    //----------JUMPING_RIGHT_LeftThigh----------
    
    beginShape();
        vertex(gameChar_x - 7, gameChar_y - 32);
        vertex(gameChar_x - 10, gameChar_y - 12);
        vertex(gameChar_x + 5, gameChar_y - 32);
    endShape(CLOSE);
    
    //----------JUMPING_RIGHT_LeftShin----------
    
    beginShape();
        vertex(gameChar_x - 5, gameChar_y - 17);
        vertex(gameChar_x - 24, gameChar_y - 7);
        vertex(gameChar_x - 5, gameChar_y - 10);
    endShape(CLOSE);
    
    //----------JUMPING_RIGHT_LeftFeet----------
    
    beginShape();
        vertex(gameChar_x - 24, gameChar_y - 10);
        vertex(gameChar_x - 24, gameChar_y);
        vertex(gameChar_x - 21, gameChar_y);
        vertex(gameChar_x - 21, gameChar_y - 10);
    endShape(CLOSE);
    
    pop();
    
    
    
    //!---------JUMPING_RIGHT_CLOTHES----------
    
    //----------JUMPING_RIGHT_Chestpiece----------
    
    push();
    stroke(0);
    strokeWeight(1);
    fill(char.col_cloth_2);
    triangle(gameChar_x - 15, gameChar_y - 57,
                gameChar_x + 15, gameChar_y - 57,
                    gameChar_x, gameChar_y - 42);
    
    strokeWeight(1);
    stroke('Black');
    beginShape();
        vertex(gameChar_x - 3, gameChar_y - 53);
        vertex(gameChar_x + 3, gameChar_y - 53);
        vertex(gameChar_x, gameChar_y - 50);
        vertex(gameChar_x - 4, gameChar_y - 50);
        vertex(gameChar_x + 4, gameChar_y - 50);
        vertex(gameChar_x, gameChar_y - 50);
        vertex(gameChar_x, gameChar_y - 45)
        vertex(gameChar_x, gameChar_y - 50);
        vertex(gameChar_x - 3, gameChar_y - 53);
    endShape();
    
    pop();
    
    //----------JUMPING_RIGHT_Skirt----------
    
    push()
    stroke(0);
    strokeWeight(1);
    fill(char.col_cloth_1);
    
    beginShape();
        vertex(gameChar_x - 7, gameChar_y - 32);
        vertex(gameChar_x - 10, gameChar_y - 23);
        vertex(gameChar_x, gameChar_y - 32);
        vertex(gameChar_x + 15, gameChar_y - 23);
        vertex(gameChar_x + 7, gameChar_y - 32);
    endShape();
    
    fill(char.col_cloth_2);
    triangle(gameChar_x - 10, gameChar_y - 22,
                gameChar_x, gameChar_y - 32,
                    gameChar_x + 15, gameChar_y - 23);
    
    pop();
    
    //----------JUMPING_RIGHT_Belt-----------
    
    push();
    stroke(0);
    strokeWeight(1);
    fill(char.col_accessories);
    rect(gameChar_x - 7, gameChar_y - 36, 14, 3);
    pop();
    
    
    
    //!---------JUMPING_RIGHT_HEAD----------
    
    //----------JUMPING_RIGHT_Headress---------- 
    
    push();
    fill(char.col_cloth_1);
    stroke(0);
    strokeWeight(1);
    
    beginShape();
        vertex(gameChar_x + 5, gameChar_y - 72);
        vertex(gameChar_x + 5, gameChar_y - 54);
        vertex(gameChar_x - 5, gameChar_y - 54);
        vertex(gameChar_x - 5, gameChar_y - 57);
        vertex(gameChar_x - 10, gameChar_y - 57);
        vertex(gameChar_x - 10, gameChar_y - 67);
        vertex(gameChar_x - 5, gameChar_y - 72);
    endShape(CLOSE);
    pop();
    
    push();
    stroke(char.col_accessories);
    strokeWeight(1);
    line(gameChar_x + 5, gameChar_y - 67, 
            gameChar_x - 10 + 1, gameChar_y - 67);
    line(gameChar_x + 5, gameChar_y - 67 + 2.5, 
            gameChar_x - 10 + 1, gameChar_y - 67 + 2.5);
    line(gameChar_x + 5, gameChar_y - 67 + 5, 
            gameChar_x - 10 + 1, gameChar_y - 67 + 5);
    line(gameChar_x + 5, gameChar_y - 67 + 7.5, 
            gameChar_x - 10 + 1, gameChar_y - 67 + 7.5);
    line(gameChar_x + 4, gameChar_y - 67 + 10, 
            gameChar_x - 5, gameChar_y - 67 + 10);
    pop();
    

    //----------JUMPING_RIGHT_Emblem----------
    push()
    fill(char.col_accessories);
    stroke(0);
    strokeWeight(0.5);
        
    rect(gameChar_x + 5 + 1, gameChar_y - 67 - 2 - 2, 1, 3);
    
    //----------JUMPING_RIGHT_Crown----------
    
    beginShape();
        vertex(gameChar_x + 5 + 2, gameChar_y - 67 - 2);
        vertex(gameChar_x + 5 + 1, gameChar_y - 67);
        vertex(gameChar_x + 5, gameChar_y - 67);
        vertex(gameChar_x + 5, gameChar_y - 67 - 2);
    endShape(CLOSE);
    


    //----------JUMPING_RIGHT_Face----------
    
    push();
    fill(char.col_skin);
    stroke(0);
    strokeWeight(0.5);
    
    beginShape();
        vertex(gameChar_x + 5 , gameChar_y - 67);
        bezierVertex(gameChar_x + 5 + 3, gameChar_y - 67,
                        gameChar_x + 5 + 3, gameChar_y - 57,
                            gameChar_x + 5 + 3, gameChar_y - 62);
        bezierVertex(gameChar_x + 5 + 3, gameChar_y - 67,
                        gameChar_x + 5 + 3, gameChar_y - 57,
                            gameChar_x + 5 + 3, gameChar_y - 60);
        vertex(gameChar_x + 5, gameChar_y - 57);

    endShape(CLOSE);
    
    //----------JUMPING_RIGHT_Eyes----------
    
    line(gameChar_x + 5 +  2, gameChar_y - 67 + 2.5, 
            gameChar_x + 5 + 1, gameChar_y - 67 + 2.5);
    line(gameChar_x + 5 +  1, gameChar_y - 67 + 2.5, 
            gameChar_x + 5 + 1, gameChar_y - 67 + 3);
    
    //----------JUMPING_RIGHT_Nouse + Mouth----------
    
    ellipse(gameChar_x + 5 + 2, gameChar_y - 60, 2,1);

    //----------JUMPING_RIGHT_Beard----------
    
    strokeWeight(0.5);
    line(gameChar_x + 5 + 2, gameChar_y - 60,
            gameChar_x + 5 + 2, gameChar_y - 56);

    
    
    //--------------------------JUMPING_RIGHT_END----------------------------
    
	//Jumping to the left
	stroke(100);
	noFill();
	rect(220, 460, 50, 80);
	noStroke();
	fill(0);
	text("6. Jumping to the left", 220, 560);

	gameChar_x = 245;
	gameChar_y = 537;
	//Add your code here ...
    
    //--------------------------JUMPING_LEFT_START--------------------------
    
    //!---------JUMPING_LEFT_TORSO----------
    
    push();
    fill(char.col_skin);
    stroke(0);
    strokeWeight(1);
    
    beginShape();
        vertex(gameChar_x - 10, gameChar_y - 57);
        vertex(gameChar_x - 10, gameChar_y - 52);
        vertex(gameChar_x - 7, gameChar_y - 32);
        vertex(gameChar_x + 7, gameChar_y - 32);
        vertex(gameChar_x + 10, gameChar_y - 52);
        vertex(gameChar_x + 10, gameChar_y - 57); 
    endShape(CLOSE); 
    pop();
    
    
    
    //!--------JUMPING_LEFT_HANDS---------
    
    //----------JUMPING_LEFT_LeftHand----------
    
    push();
    fill(char.col_skin);
    stroke(0);
    strokeWeight(1);
    
    beginShape();
        vertex(gameChar_x - 10, gameChar_y - 57);
        vertex(gameChar_x - 10, gameChar_y - 52);
        vertex(gameChar_x - 20, gameChar_y - 52);
        vertex(gameChar_x - 15, gameChar_y - 57);
    endShape(CLOSE);
    
    beginShape();
        vertex(gameChar_x - 20, gameChar_y - 72);
        vertex(gameChar_x - 15, gameChar_y - 57);
        vertex(gameChar_x - 20, gameChar_y - 52);
    endShape(CLOSE);
    
    beginShape();
        vertex(gameChar_x - 17, gameChar_y - 74);
        vertex(gameChar_x - 20, gameChar_y - 72);
        vertex(gameChar_x - 24, gameChar_y - 77);
    endShape(CLOSE);
    
    //----------JUMPING_LEFT_RightHand----------
    
    beginShape();
        vertex(gameChar_x + 10, gameChar_y - 57);
        vertex(gameChar_x + 10, gameChar_y - 52);
        vertex(gameChar_x + 20, gameChar_y - 52);
        vertex(gameChar_x + 25, gameChar_y - 57);
    endShape(CLOSE);
    
    beginShape();
        vertex(gameChar_x + 20, gameChar_y - 57);
        vertex(gameChar_x + 15, gameChar_y - 43);
        vertex(gameChar_x + 25, gameChar_y - 57);
    endShape(CLOSE);
    
    beginShape();
        vertex(gameChar_x + 15, gameChar_y - 42);
        vertex(gameChar_x + 24, gameChar_y - 42);
        vertex(gameChar_x + 24, gameChar_y - 43);
        vertex(gameChar_x + 15, gameChar_y - 43);
    endShape(CLOSE);
    
    pop();
    
    
    
    //!---------JUMPING_LEFT_LEGS----------
    
    //----------JUMPING_LEFT_LeftThigh----------
    
    push();
    fill(char.col_skin);
    stroke(0);
    strokeWeight(1);
    
    beginShape();
        vertex(gameChar_x + 7, gameChar_y - 32);
        vertex(gameChar_x, gameChar_y - 25);
        vertex(gameChar_x - 24, gameChar_y - 10);
        vertex(gameChar_x - 7, gameChar_y - 32);
    endShape(CLOSE);
    
    
    //----------JUMPING_LEFT_LeftFeet----------
    
    beginShape();
        vertex(gameChar_x - 22, gameChar_y - 8);
        vertex(gameChar_x - 24, gameChar_y - 8);
        vertex(gameChar_x - 24, gameChar_y - 18);
        vertex(gameChar_x - 22, gameChar_y - 18);
    endShape(CLOSE);
    
    //----------JUMPING_LEFT_RightThigh----------
    
    beginShape();
        vertex(gameChar_x + 7, gameChar_y - 32);
        vertex(gameChar_x + 10, gameChar_y - 12);
        vertex(gameChar_x - 5, gameChar_y - 32);
    endShape(CLOSE);
    
    //----------JUMPING_LEFT_RightShin----------
    
    beginShape();
        vertex(gameChar_x + 5, gameChar_y - 17);
        vertex(gameChar_x + 24, gameChar_y - 7);
        vertex(gameChar_x + 5, gameChar_y - 10);
    endShape(CLOSE);
    
    //----------JUMPING_LEFT_RightFeet----------
    
    beginShape();
        vertex(gameChar_x + 24, gameChar_y - 10);
        vertex(gameChar_x + 24, gameChar_y);
        vertex(gameChar_x + 21, gameChar_y);
        vertex(gameChar_x + 21, gameChar_y - 10);
    endShape(CLOSE);
    
    pop();
    
    
    
    //!---------JUMPING_LEFT_CLOTHES----------
    
    //----------JUMPING_LEFT_Chestpiece----------
    
    push();
    stroke(0);
    strokeWeight(1);
    fill(char.col_cloth_2);
    triangle(gameChar_x - 15, gameChar_y - 57,
                gameChar_x + 15, gameChar_y - 57,
                    gameChar_x, gameChar_y - 42);
    
    strokeWeight(1);
    stroke('Black');
    beginShape();
        vertex(gameChar_x - 3, gameChar_y - 53);
        vertex(gameChar_x + 3, gameChar_y - 53);
        vertex(gameChar_x, gameChar_y - 50);
        vertex(gameChar_x - 4, gameChar_y - 50);
        vertex(gameChar_x + 4, gameChar_y - 50);
        vertex(gameChar_x, gameChar_y - 50);
        vertex(gameChar_x, gameChar_y - 45)
        vertex(gameChar_x, gameChar_y - 50);
        vertex(gameChar_x - 3, gameChar_y - 53);
    endShape();
    
    pop();
    
    //----------JUMPING_LEFT_Skirt----------
    
    push()
    stroke(0);
    strokeWeight(1);
    fill(char.col_cloth_1);
    
    beginShape();
        vertex(gameChar_x - 7, gameChar_y - 32);
        vertex(gameChar_x - 15, gameChar_y - 23);
        vertex(gameChar_x, gameChar_y - 32);
        vertex(gameChar_x + 10, gameChar_y - 23);
        vertex(gameChar_x + 7, gameChar_y - 32);
    endShape();
    
    fill(char.col_cloth_2);
    triangle(gameChar_x - 15, gameChar_y - 22,
                gameChar_x, gameChar_y - 32,
                    gameChar_x + 10, gameChar_y - 23);
    
    pop();
    
    //----------JUMPING_LEFT_Belt-----------
    
    push();
    stroke(0);
    strokeWeight(1);
    fill(char.col_accessories);
    rect(gameChar_x - 7, gameChar_y - 36, 14, 3);
    pop();
    
    
    
    //!---------JUMPING_LEFT_HEAD----------
    
    //----------JUMPING_LEFT_Headress---------- 
    
    push();
    fill(char.col_cloth_1);
    stroke(0);
    strokeWeight(1);
    
    beginShape();
        vertex(gameChar_x - 5, gameChar_y - 72);
        vertex(gameChar_x - 5, gameChar_y - 54);
        vertex(gameChar_x + 5, gameChar_y - 54);
        vertex(gameChar_x + 5, gameChar_y - 57);
        vertex(gameChar_x + 10, gameChar_y - 57);
        vertex(gameChar_x + 10, gameChar_y - 67);
        vertex(gameChar_x + 5, gameChar_y - 72);
    endShape(CLOSE);
    pop();
    
    push();
    stroke(char.col_accessories);
    strokeWeight(1);
    line(gameChar_x - 5, gameChar_y - 67, 
            gameChar_x + 10 - 1, gameChar_y - 67);
    line(gameChar_x - 5, gameChar_y - 67 + 2.5, 
            gameChar_x + 10 - 1, gameChar_y - 67 + 2.5);
    line(gameChar_x - 5, gameChar_y - 67 + 5, 
            gameChar_x + 10 - 1, gameChar_y - 67 + 5);
    line(gameChar_x - 5, gameChar_y - 67 + 7.5, 
            gameChar_x + 10 - 1, gameChar_y - 67 + 7.5);
    line(gameChar_x - 5, gameChar_y - 67 + 10, 
            gameChar_x + 5 - 1, gameChar_y - 67 + 10);
    pop();
    

    //----------JUMPING_LEFT_Emblem----------
    push()
    fill(char.col_accessories);
    stroke(0);
    strokeWeight(0.5);
        
    rect(gameChar_x - 5 - 2, gameChar_y - 67 - 2 - 2, 1, 3);
    
    //----------JUMPING_LEFT_Crown----------
    
    beginShape();
        vertex(gameChar_x - 5 - 2, gameChar_y - 67 - 2);
        vertex(gameChar_x - 5 - 1, gameChar_y - 67);
        vertex(gameChar_x - 5, gameChar_y - 67);
        vertex(gameChar_x - 5, gameChar_y - 67 - 2);
    endShape(CLOSE);
    


    //----------JUMPING_LEFT_Face----------
    
    push();
    fill(char.col_skin);
    stroke(0);
    strokeWeight(0.5);
    
    beginShape();
        vertex(gameChar_x - 5 , gameChar_y - 67);
        bezierVertex(gameChar_x - 5 - 3, gameChar_y - 67,
                        gameChar_x - 5 - 3, gameChar_y - 57,
                            gameChar_x - 5 - 3, gameChar_y - 62);
        bezierVertex(gameChar_x - 5 - 3, gameChar_y - 67,
                        gameChar_x - 5 - 3, gameChar_y - 57,
                            gameChar_x - 5 - 3, gameChar_y - 60);
        vertex(gameChar_x - 5, gameChar_y - 57);

    endShape(CLOSE);
    
    //----------JUMPING_LEFT_Eyes----------
    
    line(gameChar_x - 5 -  2, gameChar_y - 67 + 2.5, 
            gameChar_x - 5 - 1, gameChar_y - 67 + 2.5);
    line(gameChar_x - 5 -  1, gameChar_y - 67 + 2.5, 
            gameChar_x - 5 - 1, gameChar_y - 67 + 3);
    
    //----------JUMPING_LEFT_Nouse + Mouth----------
    
    ellipse(gameChar_x - 5 - 2, gameChar_y - 60, 2,1);


    //----------JUMPING_LEFT_Beard----------
    
    strokeWeight(0.5);
    line(gameChar_x - 5 - 2, gameChar_y - 60,
            gameChar_x - 5 - 2, gameChar_y - 56);

    
    //--------------------------JUMPING_LEFT_END----------------------------
    
}
